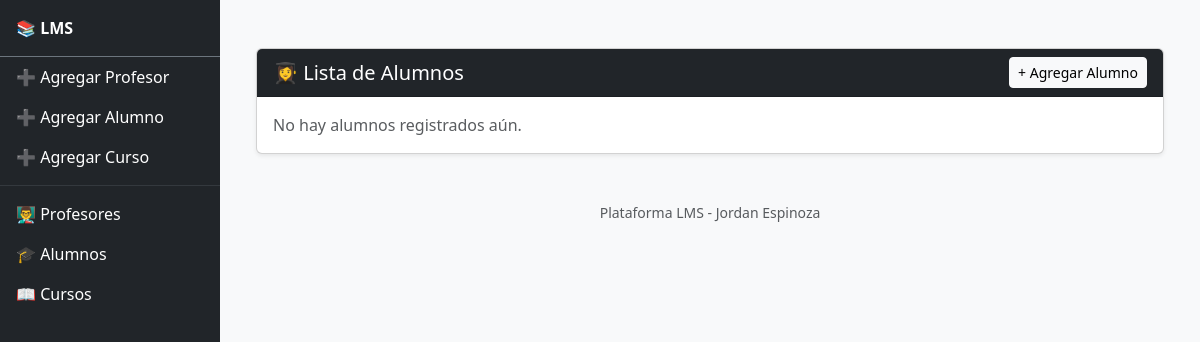
The app's page /plataforma/listar_alumnos/, older data.
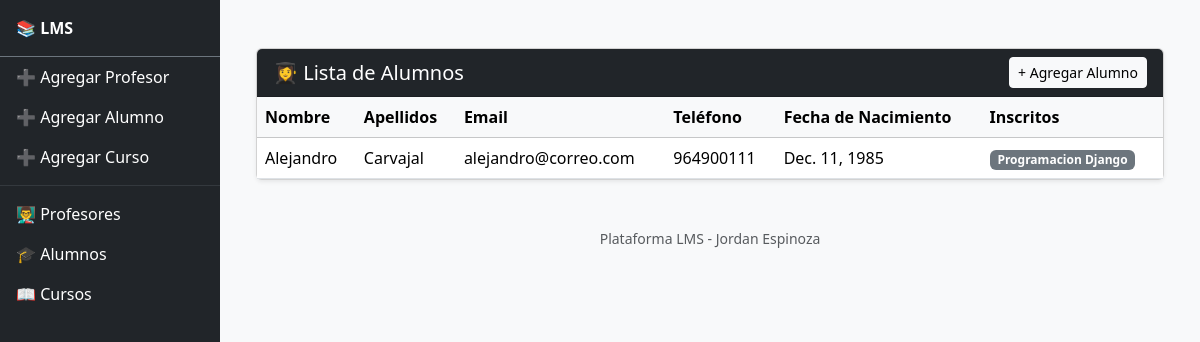
The same page, newer data.
### Plataforma/models.py (models this page shows, shortened)
class Alumno(models.Model):
    nombre = models.CharField(max_length=100)
    apellidos = models.CharField(max_length=100)
    email = models.EmailField()
    telefono = models.CharField(max_length=15)
    fecha_nacimiento = models.DateField()
    fecha_inscripcion = models.DateField()
    cursos = models.ManyToManyField('Curso', related_name='alumnos', blank=True)

class Curso(models.Model):
    MODALIDAD_CHOICES = [
        ('Mañana', 'Mañana'),
        ('Noche', 'Noche'),
        ('Fin de Semana', 'Fin de Semana'),
    ]
    nombre_curso = models.CharField(max_length=100)
    profesor_curso = models.ForeignKey(Profesor, on_delete=models.CASCADE, related_name='cursos')
    max_alumnos = models.PositiveIntegerField(default=40)  # límite
    fecha_inicio = models.DateField()
    fecha_fin = models.DateField()
    modalidad = models.CharField(max_length=100, choices=MODALIDAD_CHOICES)
    descripcion = models.TextField()

### Plataforma/views.py (the view)
# urls.py: path('listar_alumnos/', listar_alumnos, name='listar_alumnos'),
def listar_alumnos(request):
    alumnos = Alumno.objects.all()
    return render(request, 'plataforma/listar_alumnos.html', {'alumnos': alumnos})

### Plataforma/templates/plataforma/listar_alumnos.html (shortened to what this page needs)
{% extends 'template_base.html' %}
{% load static %}
{% block content %}
<div class="container mt-4">
    <div class="card shadow-sm">
        <div class="card-header bg-dark text-white d-flex justify-content-between align-items-center">
            <h5 class="mb-0">👩‍🎓 Lista de Alumnos</h5>
            <a href="{% url 'agregar_alumno' %}" class="btn btn-sm btn-light">+ Agregar Alumno</a>
        </div>
        <div class="card-body p-0">
            {% if alumnos %}
            <div class="table-responsive">
                <table class="table table-hover align-middle mb-0">
                    <thead class="table-light">
                        <tr>
                            <th>Nombre</th>
                            <th>Apellidos</th>
                            <th>Email</th>
                            <th>Teléfono</th>
                            <th>Fecha de Nacimiento</th>
                            <th>Inscritos</th>
                        </tr>
                    </thead>
                    <tbody>
                        {% for alumno in alumnos %}
                        <tr>
                            <td>{{ alumno.nombre }}</td>
                            <td>{{ alumno.apellidos }}</td>
                            <td>{{ alumno.email }}</td>
                            <td>{{ alumno.telefono }}</td>
                            <td>{{ alumno.fecha_nacimiento }}</td>
                            <td>
                                {% for curso in alumno.cursos.all %}
                                    <span class="badge bg-secondary">{{ curso.nombre_curso }}</span>
                                {% empty %}
                                    <span class="text-muted">Sin cursos</span>
                                {% endfor %}
                            </td>
                        </tr>
                        {% endfor %}
                    </tbody>
                </table>
            </div>
            {% else %}
                <div class="p-3 text-muted">No hay alumnos registrados aún.</div>
            {% endif %}
        </div>
    </div>
</div>
{% endblock content %}

### templates/template_base.html (shortened to what this page needs)
{% load static %}
<!DOCTYPE html>
<html lang="es">
<head>
    <link href="https://cdn.jsdelivr.net/npm/bootstrap@5.3.3/dist/css/bootstrap.min.css" rel="stylesheet">
    <link rel="stylesheet" href="{% static 'css/styles.css' %}">
</head>
<body>
<div class="d-flex">
    <div class="bg-dark text-white" id="sidebar-wrapper" style="width: 220px; min-height: 100vh;">
        <a href="{% url 'home' %}" class="text-decoration-none text-white">
            <div class="sidebar-heading p-3 fw-bold border-bottom border-secondary">📚 LMS</div>
        </a>
        <div class="list-group list-group-flush">
            <a href="{% url 'agregar_profesor' %}" class="list-group-item list-group-item-action bg-dark text-white border-0">➕ Agregar Profesor</a>
            <a href="{% url 'agregar_alumno' %}" class="list-group-item list-group-item-action bg-dark text-white border-0">➕ Agregar Alumno</a>
            <a href="{% url 'agregar_curso' %}" class="list-group-item list-group-item-action bg-dark text-white border-0">➕ Agregar Curso</a>
            <hr class="text-secondary my-2">
            <a href="{% url 'listar_profesores' %}" class="list-group-item list-group-item-action bg-dark text-white border-0">👨‍🏫 Profesores</a>
            <a href="{% url 'listar_alumnos' %}" class="list-group-item list-group-item-action bg-dark text-white border-0">🎓 Alumnos</a>
            <a href="{% url 'listar_cursos' %}" class="list-group-item list-group-item-action bg-dark text-white border-0">📖 Cursos</a>
        </div>
    </div>
    <div class="flex-grow-1 p-4" style="background-color: #f8f9fa;">
        {% block content %}
        {% endblock content %}
        <footer class="text-center mt-5 text-muted">
            <p class="small">Plataforma LMS - Jordan Espinoza</p>
        </footer>
    </div>
</div>
</body>
</html>

Row changes from the older to the newer data that the page shows:
added Alumno: nombre "Alejandro", apellidos "Carvajal", email "alejandro@correo.com", telefono "964900111", fecha_nacimiento "Dec. 11, 1985"
added Curso: nombre_curso "Programacion Django"
Text that changed along with them:
text no longer shown: "No hay alumnos registrados aún."
text now shown: "Nombre Apellidos Email Teléfono Fecha de Nacimiento Inscritos"
